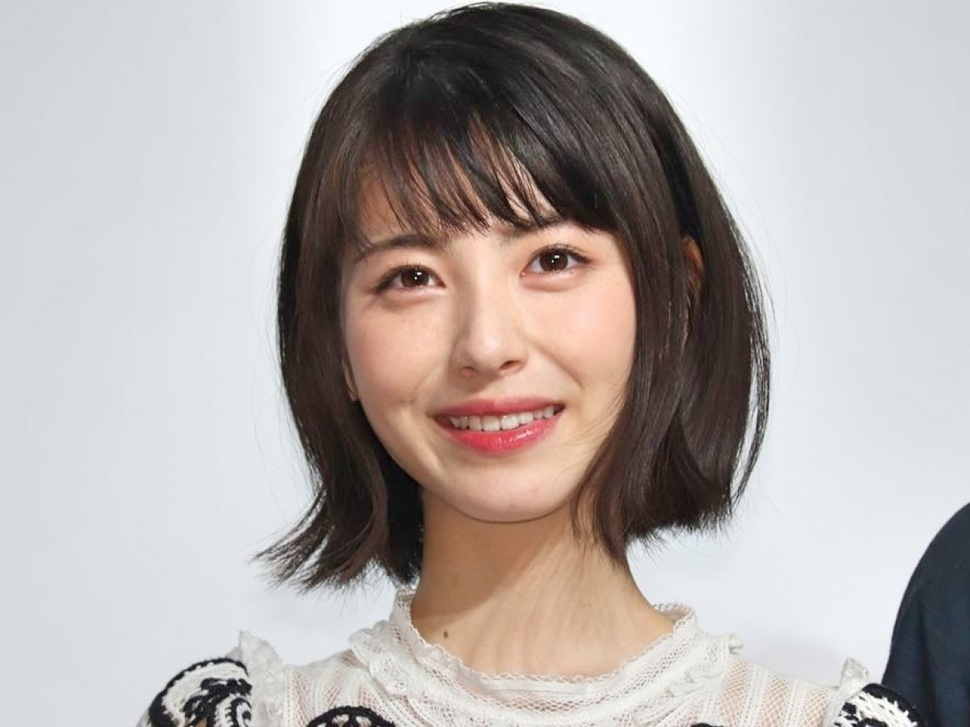
#> input picture Python Scripts/images/hamabeminami.jpg, 970 x 727 px, shrunk from 1200 x 900 before the run, found by its file name
$ python changeHairColor.py
#> lines starting #> are read from the running program, lines starting #| are printed output that depends on the picture; after the words box and inside, x2 and y2 are one past the last pixel; in counts of white or black regions, pixels touching at a corner belong together
import numpy as np
import cv2 as cv
from matplotlib import pyplot as plt

def addBGR(img,xmin,ymin,x,y,b,g,r):    #BGR値をいじって髪色を変える
    img[ymin + y,xmin + x,0] += b
    img[ymin + y,xmin + x,1] += g
    img[ymin + y,xmin + x,2] += r


img = cv.imread(r'images\hamabeminami.jpg')    #画像読み込み
#> img is the input picture: shape (727, 970, 3); mean B, G, R 170.2, 173.2, 180
img_test = cv.imread(r'images\hamabeminami.jpg')
gray = cv.cvtColor(img,cv.COLOR_BGR2GRAY)
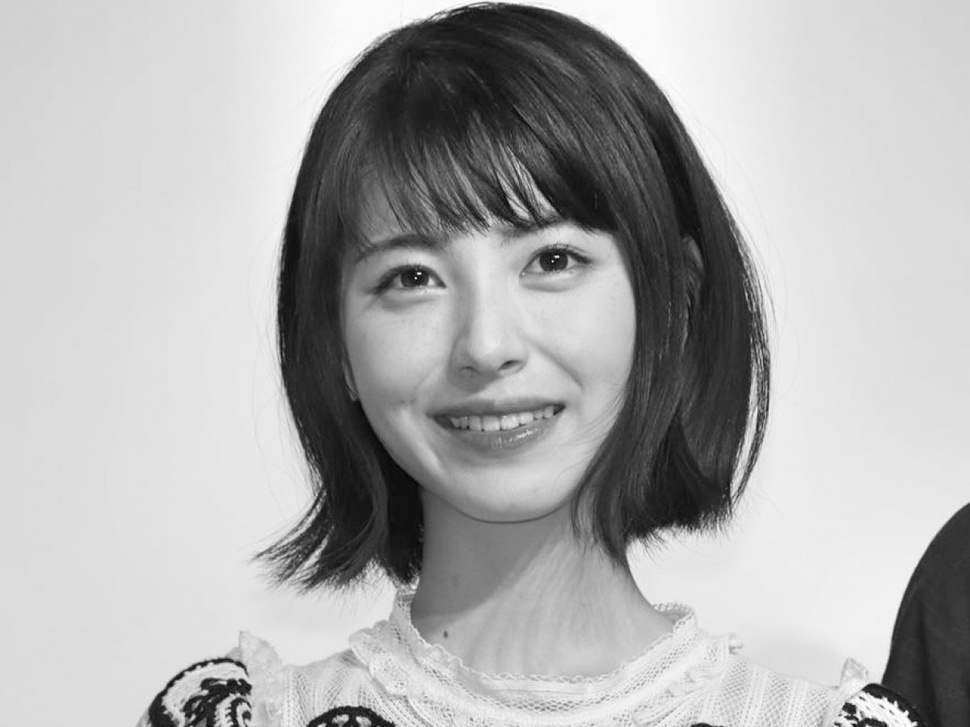
#> gray: shape (727, 970); min 3, max 255, mean 174.8
hsv = cv.cvtColor(img,cv.COLOR_BGR2HSV_FULL)
#> hsv: shape (727, 970, 3); mean H, S, V 95.3, 33.6, 184.3

ret,thresh = cv.threshold(gray,80,255,cv.THRESH_BINARY)    #threshを指定して白黒にはっきりとわける
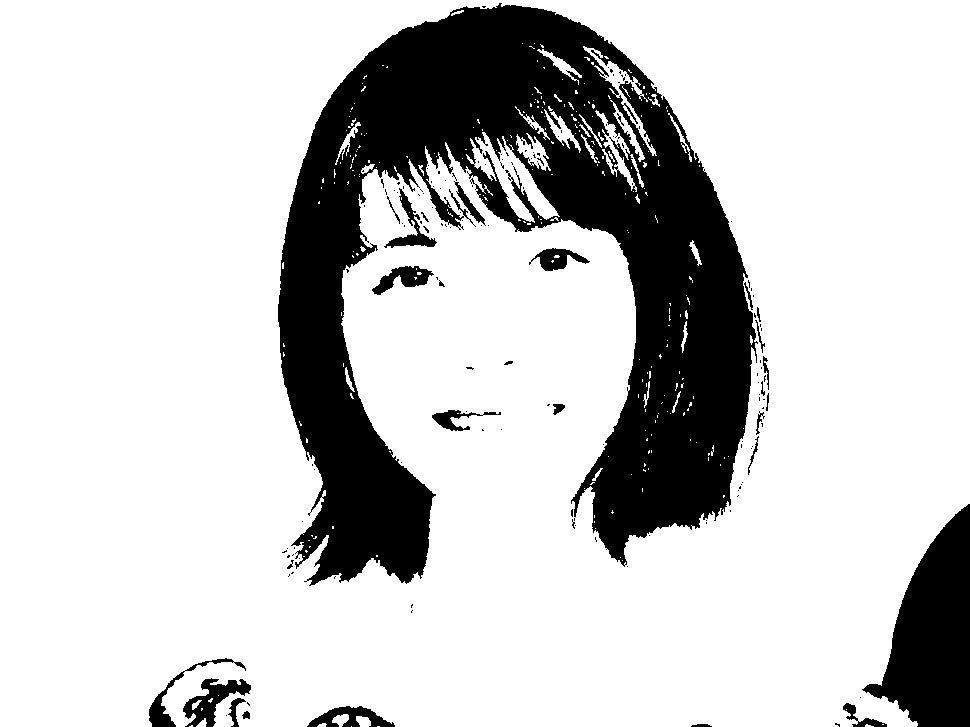
#> thresh: shape (727, 970); 79.3% white; 160 black regions (131 under 20 px), largest, box (x1, y1, x2, y2) and area: (278, 3, 758, 586) 124710, (862, 504, 970, 727) 13787, (183, 678, 251, 727) 1357
thresh = cv.bitwise_not(thresh) #白黒反転させる
#> thresh: shape (727, 970); 20.7% white; 160 white regions (131 under 20 px)
contours,hierarchy = cv.findContours(thresh,cv.RETR_EXTERNAL,cv.CHAIN_APPROX_SIMPLE)    #contoursに領域を格納
#> contours = 123 contours, 102 with area under 20; largest, box (x1, y1, x2, y2) and area: (278, 3, 758, 586) 131756, (862, 504, 970, 727) 13506, (183, 678, 251, 727) 1288, (307, 706, 395, 727) 806, (372, 266, 434, 295) 764

print(f"contours={len(contours)},hierarchy={len(hierarchy)}")
#| contours=123,hierarchy=1

area = [cv.contourArea(contours[i]) for i in range(len(contours))]  #それぞれの領域の面積を保持
#> area = 123 values, max 131755.5 at index 122, min 0 at index 2, mean 1231.7
area_max_index = np.argmax(area)    #リストareaの中で最大値を示す部分のインデックスを取得
#> area_max_index = 122
# print(area_max_index)


im = cv.drawContours(img, contours[area_max_index], -1, (255,255,0), 1)   #境界線をひく


# print(contours[146])    #髪の輪郭。一番contoursの要素数が大きかった
cnt = contours[area_max_index]         #cntは座標[x,y]からなる二重配列
#> cnt = contour of 2189 points, box (x1, y1, x2, y2) (278, 3, 758, 586), area 131756
# for i in range(len(cnt)):
    # cv.circle(img_test,tuple(cnt[i][0]),5,[0,0,255],-1)
    # print(tuple(cnt[i]))

cnt_x_max = np.max(cnt[:,:,0])  #領域のx座標の最大値(横方向)
#> cnt_x_max = 757
cnt_x_min = np.min(cnt[:,:,0])
#> cnt_x_min = 278
cnt_y_max = np.max(cnt[:,:,1])  #領域のy座標の最大値(縦方向、始点は一番上なことに注意)
#> cnt_y_max = 585
cnt_y_min = np.min(cnt[:,:,1])
#> cnt_y_min = 3
cnt_width = cnt_x_max - cnt_x_min + 1   #領域の最大幅(for文で使うはず)
#> cnt_width = 480
cnt_height = cnt_y_max - cnt_y_min + 1
#> cnt_height = 583
dist_img = np.empty((cnt_height,cnt_width))

for x in range(cnt_width):
    for y in range(cnt_height):
        dist_img[y,x] = cv.pointPolygonTest(cnt,(x + cnt_x_min,y + cnt_y_min),True) #始点を[cnt_x_min,cnt_y_min]にあわせる
        if dist_img[y,x] > 0:   #領域なの点だったら
            # cv.circle(img_test,tuple([x + cnt_x_min,y + cnt_y_min]),1,[0,0,255],-1) #指定した座標に円を描く
            # img_test[y + cnt_y_min,x + cnt_x_min,0] += 40
            addBGR(img_test,cnt_x_min,cnt_y_min,x,y,85,0,0) #b,g,r値を追加！
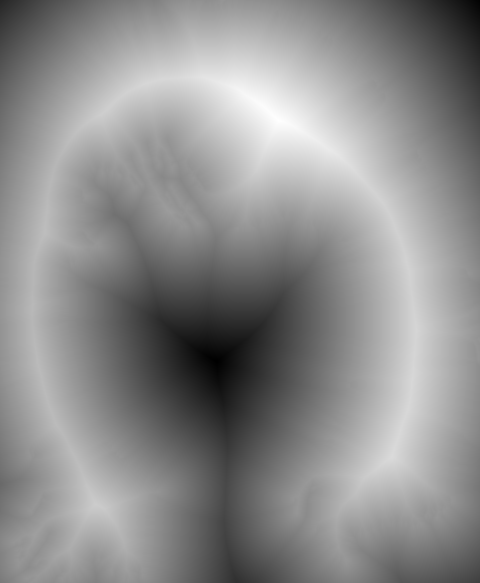
#> dist_img: shape (583, 480) float64; min -134.2, max 94.87, mean -7.4; drawn with min black and max white
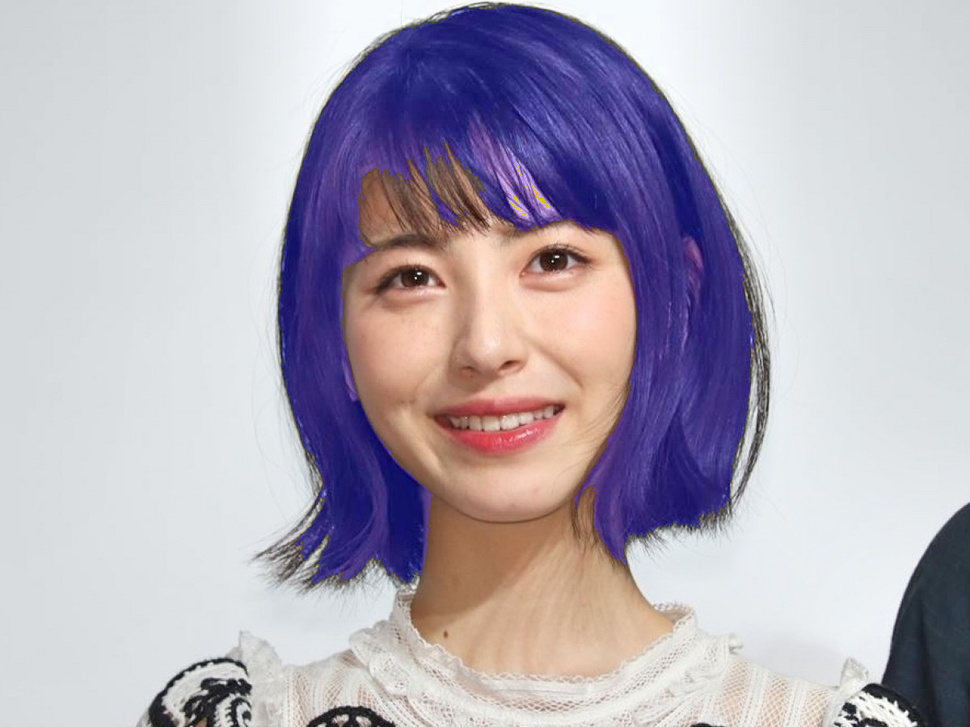
#> img_test: shape (727, 970, 3); 18.43% of pixels changed, all inside (x1, y1, x2, y2) = (279, 5, 755, 584)

print(cnt_x_max,cnt_x_min,cnt_y_max,cnt_y_min)
#| 757 278 585 3

cv.imshow("drawContours",im)
# cv.imshow("Thresh",thresh)
# cv.imshow("HSV",hsv)
cv.imshow("img_test",img_test)

# cv.imwrite(r"images\drawContours2.jpg",im)   #画像保存
# cv.imwrite(r"images\kouichiTV_converted.jpg",img_test)

cv.waitKey(0)
cv.destroyAllWindows()
